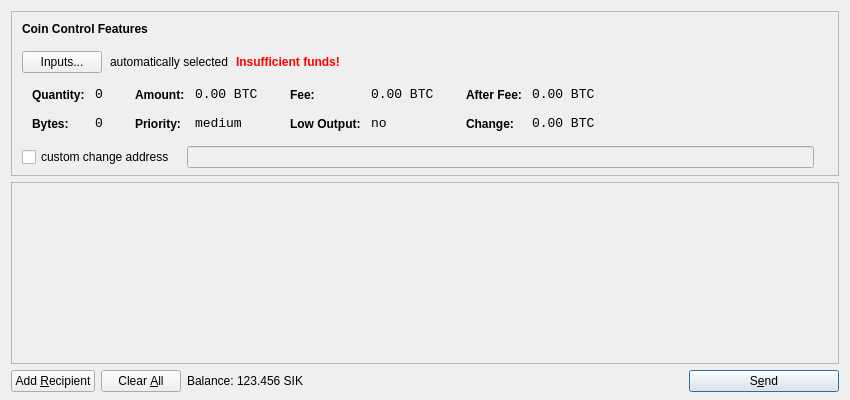
<?xml version="1.0" encoding="UTF-8"?>
<ui version="4.0">
 <class>SendCoinsDialog</class>
 <widget class="QDialog" name="SendCoinsDialog">
  <property name="geometry">
   <rect>
    <x>0</x>
    <y>0</y>
    <width>850</width>
    <height>400</height>
   </rect>
  </property>
  <property name="windowTitle">
   <string>Send Coins</string>
  </property>
  <layout class="QVBoxLayout" name="verticalLayout" stretch="0,1,0">
   <property name="bottomMargin">
    <number>8</number>
   </property>
   <item>
    <widget class="QFrame" name="frameCoinControl">
     <property name="sizePolicy">
      <sizepolicy hsizetype="Expanding" vsizetype="Expanding">
       <horstretch>0</horstretch>
       <verstretch>0</verstretch>
      </sizepolicy>
     </property>
     <property name="maximumSize">
      <size>
       <width>16777215</width>
       <height>16777215</height>
      </size>
     </property>
     <property name="frameShape">
      <enum>QFrame::StyledPanel</enum>
     </property>
     <property name="frameShadow">
      <enum>QFrame::Sunken</enum>
     </property>
     <layout class="QVBoxLayout" name="verticalLayoutCoinControl2">
      <property name="spacing">
       <number>-1</number>
      </property>
      <property name="leftMargin">
       <number>0</number>
      </property>
      <property name="topMargin">
       <number>0</number>
      </property>
      <property name="rightMargin">
       <number>0</number>
      </property>
      <property name="bottomMargin">
       <number>6</number>
      </property>
      <item>
       <layout class="QVBoxLayout" name="verticalLayoutCoinControl" stretch="0,0,0,0,1">
        <property name="spacing">
         <number>0</number>
        </property>
        <property name="leftMargin">
         <number>10</number>
        </property>
        <property name="topMargin">
         <number>10</number>
        </property>
        <item>
         <layout class="QHBoxLayout" name="horizontalLayoutCoinControl1">
          <property name="bottomMargin">
           <number>15</number>
          </property>
          <item>
           <widget class="QLabel" name="labelCoinControlFeatures">
            <property name="sizePolicy">
             <sizepolicy hsizetype="Preferred" vsizetype="Maximum">
              <horstretch>0</horstretch>
              <verstretch>0</verstretch>
             </sizepolicy>
            </property>
            <property name="font">
             <font>
              <weight>75</weight>
              <bold>true</bold>
             </font>
            </property>
            <property name="styleSheet">
             <string notr="true">font-weight:bold;</string>
            </property>
            <property name="text">
             <string>Coin Control Features</string>
            </property>
           </widget>
          </item>
         </layout>
        </item>
        <item>
         <layout class="QHBoxLayout" name="horizontalLayoutCoinControl2" stretch="0,0,0,0">
          <property name="spacing">
           <number>8</number>
          </property>
          <property name="bottomMargin">
           <number>10</number>
          </property>
          <item>
           <widget class="QPushButton" name="pushButtonCoinControl">
            <property name="styleSheet">
             <string notr="true"/>
            </property>
            <property name="text">
             <string>Inputs...</string>
            </property>
           </widget>
          </item>
          <item>
           <widget class="QLabel" name="labelCoinControlAutomaticallySelected">
            <property name="text">
             <string>automatically selected</string>
            </property>
            <property name="margin">
             <number>5</number>
            </property>
           </widget>
          </item>
          <item>
           <widget class="QLabel" name="labelCoinControlInsuffFunds">
            <property name="font">
             <font>
              <weight>75</weight>
              <bold>true</bold>
             </font>
            </property>
            <property name="styleSheet">
             <string notr="true">color:red;font-weight:bold;</string>
            </property>
            <property name="text">
             <string>Insufficient funds!</string>
            </property>
            <property name="margin">
             <number>5</number>
            </property>
           </widget>
          </item>
          <item>
           <spacer name="horizontalSpacerCoinControl">
            <property name="orientation">
             <enum>Qt::Horizontal</enum>
            </property>
            <property name="sizeHint" stdset="0">
             <size>
              <width>40</width>
              <height>1</height>
             </size>
            </property>
           </spacer>
          </item>
         </layout>
        </item>
        <item>
         <widget class="QWidget" name="widgetCoinControl" native="true">
          <property name="sizePolicy">
           <sizepolicy hsizetype="Preferred" vsizetype="Preferred">
            <horstretch>0</horstretch>
            <verstretch>0</verstretch>
           </sizepolicy>
          </property>
          <property name="minimumSize">
           <size>
            <width>0</width>
            <height>0</height>
           </size>
          </property>
          <property name="styleSheet">
           <string notr="true"/>
          </property>
          <layout class="QHBoxLayout" name="horizontalLayoutCoinControl5">
           <property name="margin">
            <number>0</number>
           </property>
           <item>
            <layout class="QHBoxLayout" name="horizontalLayoutCoinControl3" stretch="0,0,0,1">
             <property name="spacing">
              <number>20</number>
             </property>
             <property name="topMargin">
              <number>0</number>
             </property>
             <property name="bottomMargin">
              <number>10</number>
             </property>
             <item>
              <layout class="QFormLayout" name="formLayoutCoinControl1">
               <property name="horizontalSpacing">
                <number>10</number>
               </property>
               <property name="verticalSpacing">
                <number>14</number>
               </property>
               <property name="leftMargin">
                <number>10</number>
               </property>
               <property name="topMargin">
                <number>4</number>
               </property>
               <property name="rightMargin">
                <number>6</number>
               </property>
               <item row="0" column="0">
                <widget class="QLabel" name="labelCoinControlQuantityText">
                 <property name="styleSheet">
                  <string notr="true">font-weight:bold;</string>
                 </property>
                 <property name="text">
                  <string>Quantity:</string>
                 </property>
                 <property name="margin">
                  <number>0</number>
                 </property>
                </widget>
               </item>
               <item row="0" column="1">
                <widget class="QLabel" name="labelCoinControlQuantity">
                 <property name="font">
                  <font>
                   <family>Monospace</family>
                   <pointsize>10</pointsize>
                  </font>
                 </property>
                 <property name="cursor">
                  <cursorShape>IBeamCursor</cursorShape>
                 </property>
                 <property name="contextMenuPolicy">
                  <enum>Qt::ActionsContextMenu</enum>
                 </property>
                 <property name="text">
                  <string notr="true">0</string>
                 </property>
                 <property name="margin">
                  <number>0</number>
                 </property>
                 <property name="textInteractionFlags">
                  <set>Qt::LinksAccessibleByMouse|Qt::TextSelectableByKeyboard|Qt::TextSelectableByMouse</set>
                 </property>
                </widget>
               </item>
               <item row="1" column="0">
                <widget class="QLabel" name="labelCoinControlBytesText">
                 <property name="styleSheet">
                  <string notr="true">font-weight:bold;</string>
                 </property>
                 <property name="text">
                  <string>Bytes:</string>
                 </property>
                </widget>
               </item>
               <item row="1" column="1">
                <widget class="QLabel" name="labelCoinControlBytes">
                 <property name="font">
                  <font>
                   <family>Monospace</family>
                   <pointsize>10</pointsize>
                  </font>
                 </property>
                 <property name="cursor">
                  <cursorShape>IBeamCursor</cursorShape>
                 </property>
                 <property name="contextMenuPolicy">
                  <enum>Qt::ActionsContextMenu</enum>
                 </property>
                 <property name="text">
                  <string notr="true">0</string>
                 </property>
                 <property name="textInteractionFlags">
                  <set>Qt::LinksAccessibleByMouse|Qt::TextSelectableByKeyboard|Qt::TextSelectableByMouse</set>
                 </property>
                </widget>
               </item>
              </layout>
             </item>
             <item>
              <layout class="QFormLayout" name="formLayoutCoinControl2">
               <property name="horizontalSpacing">
                <number>10</number>
               </property>
               <property name="verticalSpacing">
                <number>14</number>
               </property>
               <property name="leftMargin">
                <number>6</number>
               </property>
               <property name="topMargin">
                <number>4</number>
               </property>
               <property name="rightMargin">
                <number>6</number>
               </property>
               <item row="0" column="0">
                <widget class="QLabel" name="labelCoinControlAmountText">
                 <property name="styleSheet">
                  <string notr="true">font-weight:bold;</string>
                 </property>
                 <property name="text">
                  <string>Amount:</string>
                 </property>
                 <property name="margin">
                  <number>0</number>
                 </property>
                </widget>
               </item>
               <item row="0" column="1">
                <widget class="QLabel" name="labelCoinControlAmount">
                 <property name="font">
                  <font>
                   <family>Monospace</family>
                   <pointsize>10</pointsize>
                  </font>
                 </property>
                 <property name="cursor">
                  <cursorShape>IBeamCursor</cursorShape>
                 </property>
                 <property name="contextMenuPolicy">
                  <enum>Qt::ActionsContextMenu</enum>
                 </property>
                 <property name="text">
                  <string notr="true">0.00 BTC</string>
                 </property>
                 <property name="textInteractionFlags">
                  <set>Qt::LinksAccessibleByMouse|Qt::TextSelectableByKeyboard|Qt::TextSelectableByMouse</set>
                 </property>
                </widget>
               </item>
               <item row="1" column="0">
                <widget class="QLabel" name="labelCoinControlPriorityText">
                 <property name="styleSheet">
                  <string notr="true">font-weight:bold;</string>
                 </property>
                 <property name="text">
                  <string>Priority:</string>
                 </property>
                </widget>
               </item>
               <item row="1" column="1">
                <widget class="QLabel" name="labelCoinControlPriority">
                 <property name="font">
                  <font>
                   <family>Monospace</family>
                   <pointsize>10</pointsize>
                  </font>
                 </property>
                 <property name="cursor">
                  <cursorShape>IBeamCursor</cursorShape>
                 </property>
                 <property name="contextMenuPolicy">
                  <enum>Qt::ActionsContextMenu</enum>
                 </property>
                 <property name="text">
                  <string>medium</string>
                 </property>
                 <property name="textInteractionFlags">
                  <set>Qt::LinksAccessibleByMouse|Qt::TextSelectableByKeyboard|Qt::TextSelectableByMouse</set>
                 </property>
                </widget>
               </item>
              </layout>
             </item>
             <item>
              <layout class="QFormLayout" name="formLayoutCoinControl3">
               <property name="horizontalSpacing">
                <number>10</number>
               </property>
               <property name="verticalSpacing">
                <number>14</number>
               </property>
               <property name="leftMargin">
                <number>6</number>
               </property>
               <property name="topMargin">
                <number>4</number>
               </property>
               <property name="rightMargin">
                <number>6</number>
               </property>
               <item row="0" column="0">
                <widget class="QLabel" name="labelCoinControlFeeText">
                 <property name="styleSheet">
                  <string notr="true">font-weight:bold;</string>
                 </property>
                 <property name="text">
                  <string>Fee:</string>
                 </property>
                 <property name="margin">
                  <number>0</number>
                 </property>
                </widget>
               </item>
               <item row="0" column="1">
                <widget class="QLabel" name="labelCoinControlFee">
                 <property name="font">
                  <font>
                   <family>Monospace</family>
                   <pointsize>10</pointsize>
                  </font>
                 </property>
                 <property name="cursor">
                  <cursorShape>IBeamCursor</cursorShape>
                 </property>
                 <property name="contextMenuPolicy">
                  <enum>Qt::ActionsContextMenu</enum>
                 </property>
                 <property name="text">
                  <string notr="true">0.00 BTC</string>
                 </property>
                 <property name="textInteractionFlags">
                  <set>Qt::LinksAccessibleByMouse|Qt::TextSelectableByKeyboard|Qt::TextSelectableByMouse</set>
                 </property>
                </widget>
               </item>
               <item row="1" column="0">
                <widget class="QLabel" name="labelCoinControlLowOutputText">
                 <property name="styleSheet">
                  <string notr="true">font-weight:bold;</string>
                 </property>
                 <property name="text">
                  <string>Low Output:</string>
                 </property>
                </widget>
               </item>
               <item row="1" column="1">
                <widget class="QLabel" name="labelCoinControlLowOutput">
                 <property name="font">
                  <font>
                   <family>Monospace</family>
                   <pointsize>10</pointsize>
                  </font>
                 </property>
                 <property name="cursor">
                  <cursorShape>IBeamCursor</cursorShape>
                 </property>
                 <property name="contextMenuPolicy">
                  <enum>Qt::ActionsContextMenu</enum>
                 </property>
                 <property name="text">
                  <string>no</string>
                 </property>
                 <property name="textInteractionFlags">
                  <set>Qt::LinksAccessibleByMouse|Qt::TextSelectableByKeyboard|Qt::TextSelectableByMouse</set>
                 </property>
                </widget>
               </item>
              </layout>
             </item>
             <item>
              <layout class="QFormLayout" name="formLayoutCoinControl4">
               <property name="horizontalSpacing">
                <number>10</number>
               </property>
               <property name="verticalSpacing">
                <number>14</number>
               </property>
               <property name="leftMargin">
                <number>6</number>
               </property>
               <property name="topMargin">
                <number>4</number>
               </property>
               <property name="rightMargin">
                <number>6</number>
               </property>
               <item row="0" column="0">
                <widget class="QLabel" name="labelCoinControlAfterFeeText">
                 <property name="styleSheet">
                  <string notr="true">font-weight:bold;</string>
                 </property>
                 <property name="text">
                  <string>After Fee:</string>
                 </property>
                 <property name="margin">
                  <number>0</number>
                 </property>
                </widget>
               </item>
               <item row="0" column="1">
                <widget class="QLabel" name="labelCoinControlAfterFee">
                 <property name="font">
                  <font>
                   <family>Monospace</family>
                   <pointsize>10</pointsize>
                  </font>
                 </property>
                 <property name="cursor">
                  <cursorShape>IBeamCursor</cursorShape>
                 </property>
                 <property name="contextMenuPolicy">
                  <enum>Qt::ActionsContextMenu</enum>
                 </property>
                 <property name="text">
                  <string notr="true">0.00 BTC</string>
                 </property>
                 <property name="textInteractionFlags">
                  <set>Qt::LinksAccessibleByMouse|Qt::TextSelectableByKeyboard|Qt::TextSelectableByMouse</set>
                 </property>
                </widget>
               </item>
               <item row="1" column="0">
                <widget class="QLabel" name="labelCoinControlChangeText">
                 <property name="styleSheet">
                  <string notr="true">font-weight:bold;</string>
                 </property>
                 <property name="text">
                  <string>Change:</string>
                 </property>
                </widget>
               </item>
               <item row="1" column="1">
                <widget class="QLabel" name="labelCoinControlChange">
                 <property name="font">
                  <font>
                   <family>Monospace</family>
                   <pointsize>10</pointsize>
                  </font>
                 </property>
                 <property name="cursor">
                  <cursorShape>IBeamCursor</cursorShape>
                 </property>
                 <property name="contextMenuPolicy">
                  <enum>Qt::ActionsContextMenu</enum>
                 </property>
                 <property name="text">
                  <string notr="true">0.00 BTC</string>
                 </property>
                 <property name="textInteractionFlags">
                  <set>Qt::LinksAccessibleByMouse|Qt::TextSelectableByKeyboard|Qt::TextSelectableByMouse</set>
                 </property>
                </widget>
               </item>
              </layout>
             </item>
            </layout>
           </item>
          </layout>
         </widget>
        </item>
        <item>
         <layout class="QHBoxLayout" name="horizontalLayoutCoinControl4" stretch="0,0,0">
          <property name="spacing">
           <number>12</number>
          </property>
          <property name="sizeConstraint">
           <enum>QLayout::SetDefaultConstraint</enum>
          </property>
          <property name="topMargin">
           <number>5</number>
          </property>
          <property name="rightMargin">
           <number>5</number>
          </property>
          <item>
           <widget class="QCheckBox" name="checkBoxCoinControlChange">
            <property name="text">
             <string>custom change address</string>
            </property>
           </widget>
          </item>
          <item>
           <widget class="QLineEdit" name="lineEditCoinControlChange">
            <property name="enabled">
             <bool>false</bool>
            </property>
            <property name="sizePolicy">
             <sizepolicy hsizetype="Expanding" vsizetype="Fixed">
              <horstretch>0</horstretch>
              <verstretch>0</verstretch>
             </sizepolicy>
            </property>
           </widget>
          </item>
          <item>
           <widget class="QLabel" name="labelCoinControlChangeLabel">
            <property name="sizePolicy">
             <sizepolicy hsizetype="Preferred" vsizetype="Expanding">
              <horstretch>0</horstretch>
              <verstretch>0</verstretch>
             </sizepolicy>
            </property>
            <property name="minimumSize">
             <size>
              <width>0</width>
              <height>0</height>
             </size>
            </property>
            <property name="text">
             <string/>
            </property>
            <property name="margin">
             <number>3</number>
            </property>
           </widget>
          </item>
         </layout>
        </item>
        <item>
         <spacer name="verticalSpacerCoinControl">
          <property name="orientation">
           <enum>Qt::Vertical</enum>
          </property>
          <property name="sizeHint" stdset="0">
           <size>
            <width>800</width>
            <height>1</height>
           </size>
          </property>
         </spacer>
        </item>
       </layout>
      </item>
     </layout>
    </widget>
   </item>
   <item>
    <widget class="QScrollArea" name="scrollArea">
     <property name="widgetResizable">
      <bool>true</bool>
     </property>
     <widget class="QWidget" name="scrollAreaWidgetContents">
      <property name="geometry">
       <rect>
        <x>0</x>
        <y>0</y>
        <width>830</width>
        <height>165</height>
       </rect>
      </property>
      <layout class="QVBoxLayout" name="verticalLayout_2">
       <property name="margin">
        <number>0</number>
       </property>
       <item>
        <layout class="QVBoxLayout" name="entries">
         <property name="spacing">
          <number>6</number>
         </property>
        </layout>
       </item>
       <item>
        <spacer name="verticalSpacer">
         <property name="orientation">
          <enum>Qt::Vertical</enum>
         </property>
         <property name="sizeHint" stdset="0">
          <size>
           <width>20</width>
           <height>40</height>
          </size>
         </property>
        </spacer>
       </item>
      </layout>
     </widget>
    </widget>
   </item>
   <item>
    <layout class="QHBoxLayout" name="horizontalLayout">
     <item>
      <widget class="QPushButton" name="addButton">
       <property name="toolTip">
        <string>Send to multiple recipients at once</string>
       </property>
       <property name="text">
        <string>Add &amp;Recipient</string>
       </property>
       <property name="icon">
        <iconset resource="../bitcoin.qrc">
         <normaloff>:/icons/add</normaloff>:/icons/add</iconset>
       </property>
       <property name="autoDefault">
        <bool>false</bool>
       </property>
      </widget>
     </item>
     <item>
      <widget class="QPushButton" name="clearButton">
       <property name="sizePolicy">
        <sizepolicy hsizetype="Minimum" vsizetype="Fixed">
         <horstretch>0</horstretch>
         <verstretch>0</verstretch>
        </sizepolicy>
       </property>
       <property name="toolTip">
        <string>Remove all transaction fields</string>
       </property>
       <property name="text">
        <string>Clear &amp;All</string>
       </property>
       <property name="icon">
        <iconset resource="../bitcoin.qrc">
         <normaloff>:/icons/remove</normaloff>:/icons/remove</iconset>
       </property>
       <property name="autoRepeatDelay">
        <number>300</number>
       </property>
       <property name="autoDefault">
        <bool>false</bool>
       </property>
      </widget>
     </item>
     <item>
      <layout class="QHBoxLayout" name="horizontalLayout_2">
       <property name="spacing">
        <number>3</number>
       </property>
       <item>
        <widget class="QLabel" name="label">
         <property name="text">
          <string>Balance:</string>
         </property>
        </widget>
       </item>
       <item>
        <widget class="QLabel" name="labelBalance">
         <property name="cursor">
          <cursorShape>IBeamCursor</cursorShape>
         </property>
         <property name="text">
          <string>123.456 SIK</string>
         </property>
         <property name="textInteractionFlags">
          <set>Qt::LinksAccessibleByMouse|Qt::TextSelectableByKeyboard|Qt::TextSelectableByMouse</set>
         </property>
        </widget>
       </item>
      </layout>
     </item>
     <item>
      <spacer name="horizontalSpacer">
       <property name="orientation">
        <enum>Qt::Horizontal</enum>
       </property>
       <property name="sizeHint" stdset="0">
        <size>
         <width>40</width>
         <height>20</height>
        </size>
       </property>
      </spacer>
     </item>
     <item>
      <widget class="QPushButton" name="sendButton">
       <property name="minimumSize">
        <size>
         <width>150</width>
         <height>0</height>
        </size>
       </property>
       <property name="toolTip">
        <string>Confirm the send action</string>
       </property>
       <property name="text">
        <string>S&amp;end</string>
       </property>
       <property name="icon">
        <iconset resource="../bitcoin.qrc">
         <normaloff>:/icons/send</normaloff>:/icons/send</iconset>
       </property>
       <property name="default">
        <bool>true</bool>
       </property>
      </widget>
     </item>
    </layout>
   </item>
  </layout>
 </widget>
 <resources>
  <include location="../bitcoin.qrc"/>
 </resources>
 <connections/>
</ui>
